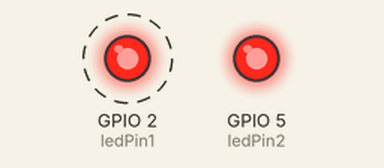
Bench run of a program on a simulated ESP32. On the bench: output pins drawn as LEDs (lit = HIGH). Dashed ring = blinking. What the program prints to the serial monitor is not drawn.

Above: at 0.2 s.
At 3.2 s:
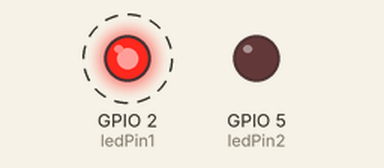
Timing chart, 0 to 5.2 s (numbered marks = the images above):
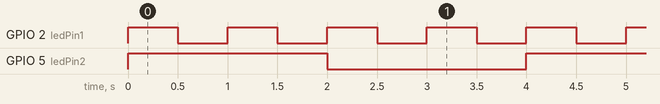

Measured:
- by itself, GPIO 2 (ledPin1): alternates HIGH for 0.50 s and LOW for 0.50 s
- by itself, GPIO 5 (ledPin2): alternates HIGH for 2.0 s and LOW for 2.0 s
- by itself, everything shown: repeats every 4.0 s, in 10 steps

The program:

main.cpp
```cpp
#include <Arduino.h>

const int ledPin1 = 2;
const int ledPin2 = 5;

void Task_blinkLED1(void *parameter);
void Task_blinkLED2(void *parameter);

void setup() {
  // Inicializar el puerto serie
  Serial.begin(115200);
  Serial.println("Iniciando...!");

  // Crear tareas para parpadear los LEDs
  xTaskCreate(
    Task_blinkLED1,   // Función de la tarea
    "Blink LED 1",    // Nombre de la tarea
    1024,             // Tamaño de la pila en palabras
    NULL,             // Parámetro de entrada
    1,                // Prioridad de la tarea
    NULL              // Manejador de la tarea
  );

  xTaskCreate(
    Task_blinkLED2,   // Función de la tarea
    "Blink LED 2",    // Nombre de la tarea
    1024,             // Tamaño de la pila en palabras
    NULL,             // Parámetro de entrada
    1,                // Prioridad de la tarea
    NULL              // Manejador de la tarea
  );
}

void loop() {
  // El bucle principal está vacío porque las tareas se ejecutan en paralelo
}

void Task_blinkLED1(void *parameter) {
  // Configurar el pin del LED como salida
  pinMode(ledPin1, OUTPUT);

  while (true) {
    // Encender el LED
    digitalWrite(ledPin1, HIGH);
    // Esperar 500 ms
    vTaskDelay(500 / portTICK_PERIOD_MS);
    // Apagar el LED
    digitalWrite(ledPin1, LOW);
    // Esperar 500 ms
    vTaskDelay(500 / portTICK_PERIOD_MS);
  }
}

void Task_blinkLED2(void *parameter) {
  // Configurar el pin del LED como salida
  pinMode(ledPin2, OUTPUT);

  while (true) {
    // Encender el LED
    digitalWrite(ledPin2, HIGH);
    // Esperar 2000 ms
    vTaskDelay(2000 / portTICK_PERIOD_MS);
    // Apagar el LED
    digitalWrite(ledPin2, LOW);
    // Esperar 2000 ms
    vTaskDelay(2000 / portTICK_PERIOD_MS);
  }
}

//Una tarea sin vTaskDelay()
// nunca pasa a estado Blocked, por lo que no permite que tareas de menor prioridad se ejecuten.
```
